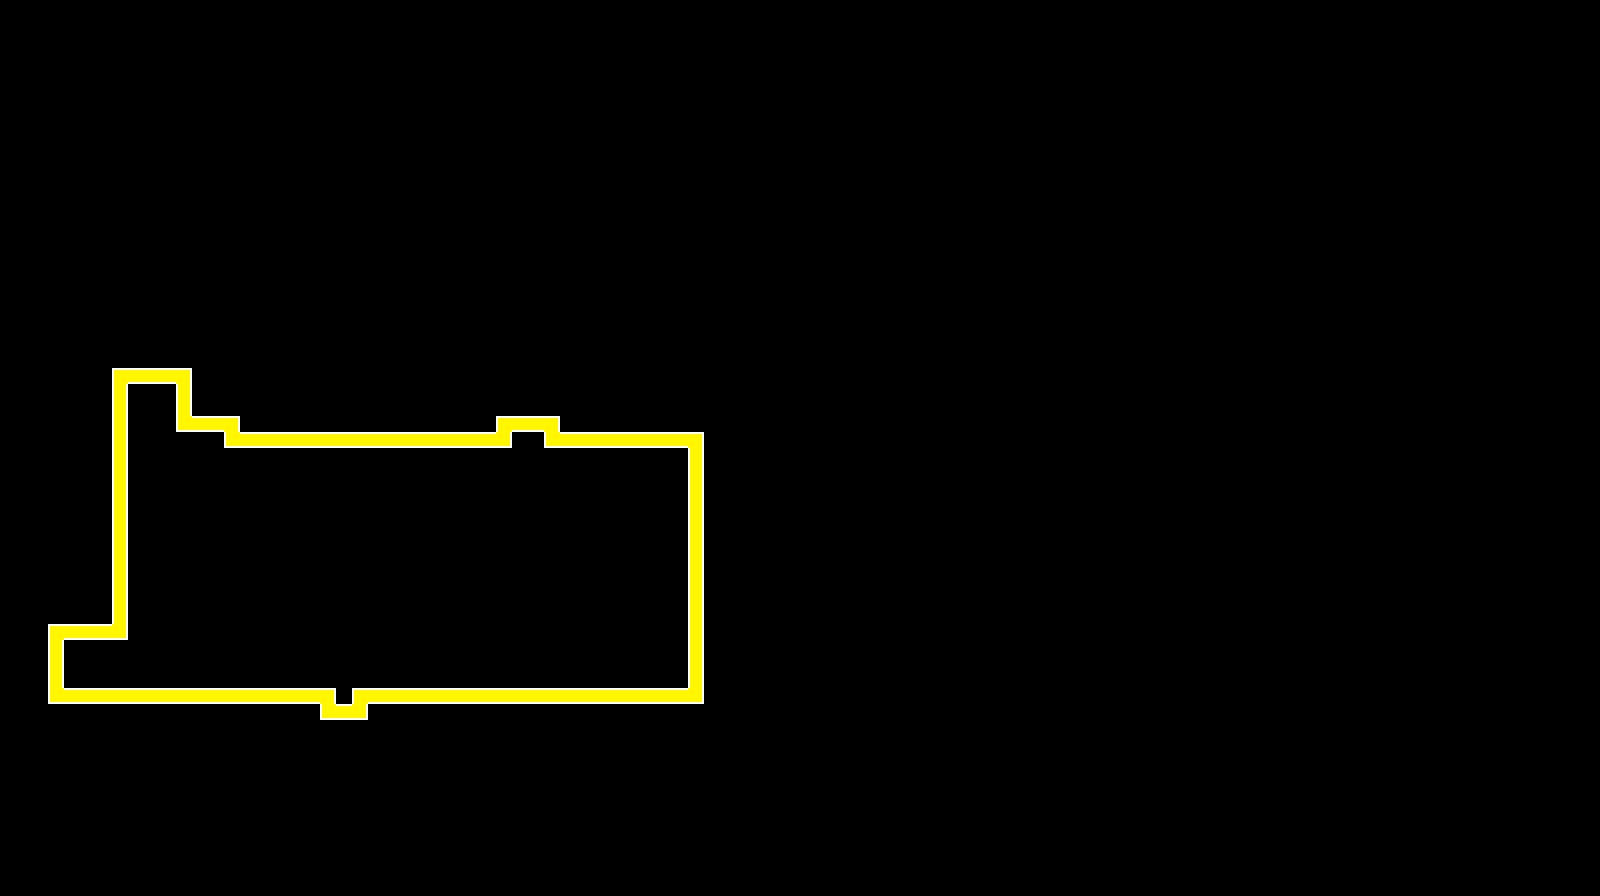

This is a level from a 2D game, rendered from its Tiled map with the project's own tilesets. A one-line summary and the map file follow, with tile-layer data summarised:
An orthogonal 100x56 tile map with 16x16 px tiles, 1 tile layer (Tile Layer 1).

<map version="1.10" tiledversion="1.10.2" orientation="orthogonal" renderorder="right-down" width="100" height="56" tilewidth="16" tileheight="16" infinite="0" nextlayerid="2" nextobjectid="1">
 <tileset firstgid="1" source="../Colours.tsx" />
 <layer id="1" name="Tile Layer 1" width="100" height="56">
  <data>[5600 cells, 124 non-empty, 6 distinct tile ids]</data>
 </layer>
</map>
